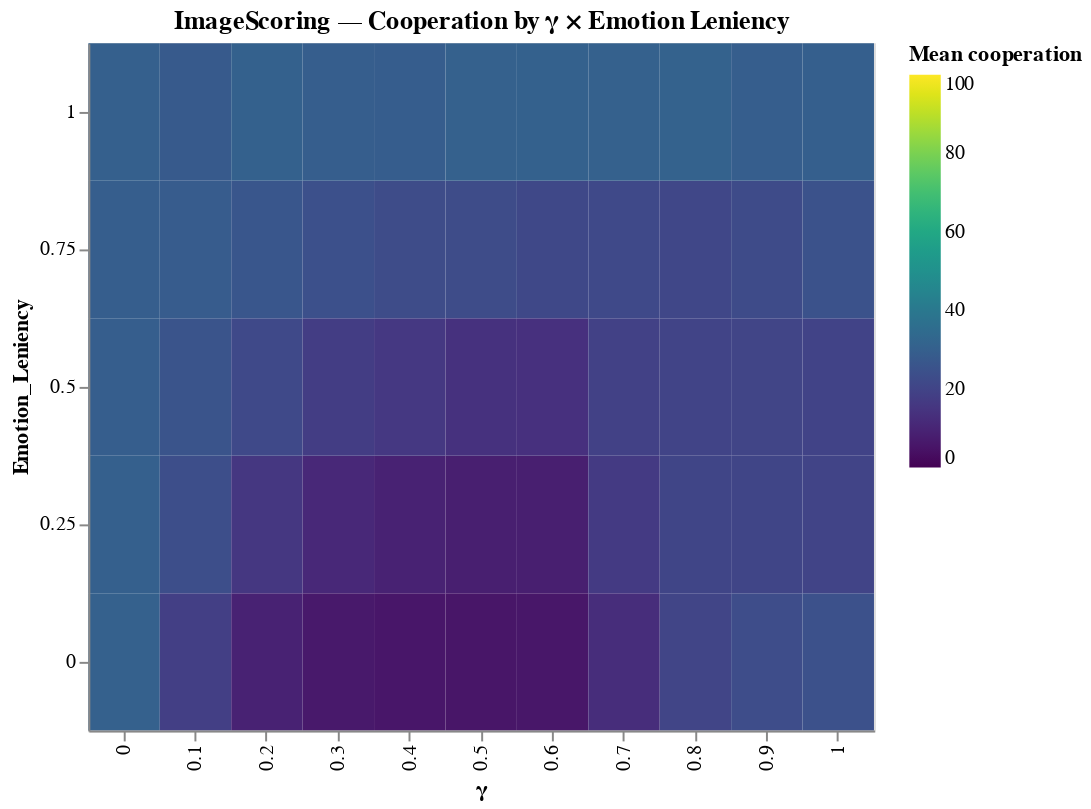

Notebook source saved alongside this figure:
### Code cell
import pandas as pd
import numpy as np
import altair as alt

chosen_norm = "ImageScoring"

# Filter and unify gamma column name
norm_df = merged_df[merged_df.norm == chosen_norm].copy()
if "gamma_center" not in norm_df.columns and "gamma_gaussian_n" in norm_df.columns:
    norm_df = norm_df.rename(columns={"gamma_gaussian_n": "gamma_center"})

# Pre-aggregate: mean/std/count per (gamma, DNF_literals)
agg = (
    norm_df.groupby(["gamma_center", "Emotion_Leniency"], as_index=False)
           .agg(mean_coop=("average_cooperation", "mean"),
                sd_coop=("average_cooperation", "std"),
                n=("variant_id", "nunique"))
)

#agg["Emotion_Leniency"] = agg["Emotion_Leniency"].astype(int)
# If your cooperation is in 0..1 and you prefer %, uncomment:
# agg["mean_coop"] *= 100

heat = alt.Chart(agg).mark_rect().encode(
    x=alt.X("gamma_center:O", title="γ"),
    y=alt.Y("Emotion_Leniency:O", title="Emotion_Leniency", sort="descending"),
    color=alt.Color("mean_coop:Q", title="Mean cooperation",
                    scale=alt.Scale(scheme="viridis", domain=[0,100])),
    tooltip=[
        alt.Tooltip("gamma_center:O", title="γ"),
        alt.Tooltip("Emotion_Leniency:O", title="# literals"),
        alt.Tooltip("mean_coop:Q", title="mean coop", format=".3f"),
        alt.Tooltip("sd_coop:Q", title="std", format=".3f"),
        alt.Tooltip("n:Q", title="# variants")
    ]
).properties(
    width=400, height=350,
    title=f"{chosen_norm} — Cooperation by γ × Emotion Leniency"
)

heat

### Figure 1 — Vega-Lite specification as saved in the notebook (floating-point values rounded to 4 significant figures)
{"config": {"view": {"continuousWidth": 400, "continuousHeight": 300}}, "data": {"name": "data-e21e54db9635ae0a4ebcd33c4046940c"}, "mark": "rect", "encoding": {"color": {"field": "mean_coop", "scale": {"domain": [0, 100], "scheme": "viridis"}, "title": "Mean cooperation", "type": "quantitative"}, "tooltip": [{"field": "gamma_center", "title": "γ", "type": "ordinal"}, {"field": "Emotion_Leniency", "title": "# literals", "type": "ordinal"}, {"field": "mean_coop", "format": ".3f", "title": "mean coop", "type": "quantitative"}, {"field": "sd_coop", "format": ".3f", "title": "std", "type": "quantitative"}, {"field": "n", "title": "# variants", "type": "quantitative"}], "x": {"field": "gamma_center", "title": "γ", "type": "ordinal"}, "y": {"field": "Emotion_Leniency", "sort": "descending", "title": "Emotion_Leniency", "type": "ordinal"}}, "height": 350, "title": "ImageScoring — Cooperation by γ × Emotion Leniency", "width": 400, "$schema": "https://vega.github.io/schema/vega-lite/v4.17.0.json", "datasets": {"data-e21e54db9635ae0a4ebcd33c4046940c": [{"gamma_center": 0.0, "Emotion_Leniency": 0.0, "mean_coop": 30.41, "sd_coop": 6.052, "n": 1}, {"gamma_center": 0.0, "Emotion_Leniency": 0.25, "mean_coop": 30.04, "sd_coop": 6.235, "n": 4}, {"gamma_center": 0.0, "Emotion_Leniency": 0.5, "mean_coop": 29.46, "sd_coop": 6.234, "n": 6}, {"gamma_center": 0.0, "Emotion_Leniency": 0.75, "mean_coop": 29.46, "sd_coop": 5.979, "n": 4}, {"gamma_center": 0.0, "Emotion_Leniency": 1.0, "mean_coop": 30.19, "sd_coop": 6.514, "n": 1}, {"gamma_center": 0.1, "Emotion_Leniency": 0.0, "mean_coop": 18.32, "sd_coop": 5.585, "n": 1}, {"gamma_center": 0.1, "Emotion_Leniency": 0.25, "mean_coop": 23.44, "sd_coop": 7.2, "n": 4}, {"gamma_center": 0.1, "Emotion_Leniency": 0.5, "mean_coop": 25.7, "sd_coop": 7.423, "n": 6}, {"gamma_center": 0.1, "Emotion_Leniency": 0.75, "mean_coop": 28.58, "sd_coop": 7.449, "n": 4}, {"gamma_center": 0.1, "Emotion_Leniency": 1.0, "mean_coop": 27.97, "sd_coop": 6.457, "n": 1}, {"gamma_center": 0.2, "Emotion_Leniency": 0.0, "mean_coop": 9.149, "sd_coop": 2.501, "n": 1}, {"gamma_center": 0.2, "Emotion_Leniency": 0.25, "mean_coop": 15.67, "sd_coop": 7.945, "n": 4}, {"gamma_center": 0.2, "Emotion_Leniency": 0.5, "mean_coop": 21.68, "sd_coop": 9.669, "n": 6}, {"gamma_center": 0.2, "Emotion_Leniency": 0.75, "mean_coop": 26.6, "sd_coop": 9.216, "n": 4}, {"gamma_center": 0.2, "Emotion_Leniency": 1.0, "mean_coop": 30.59, "sd_coop": 5.752, "n": 1}, {"gamma_center": 0.3, "Emotion_Leniency": 0.0, "mean_coop": 6.371, "sd_coop": 1.277, "n": 1}, {"gamma_center": 0.3, "Emotion_Leniency": 0.25, "mean_coop": 11.1, "sd_coop": 6.425, "n": 4}, {"gamma_center": 0.3, "Emotion_Leniency": 0.5, "mean_coop": 17.75, "sd_coop": 10.13, "n": 6}, {"gamma_center": 0.3, "Emotion_Leniency": 0.75, "mean_coop": 24.24, "sd_coop": 9.368, "n": 4}, {"gamma_center": 0.3, "Emotion_Leniency": 1.0, "mean_coop": 29.2, "sd_coop": 5.881, "n": 1}, {"gamma_center": 0.4, "Emotion_Leniency": 0.0, "mean_coop": 5.687, "sd_coop": 0.5551, "n": 1}, {"gamma_center": 0.4, "Emotion_Leniency": 0.25, "mean_coop": 9.105, "sd_coop": 5.375, "n": 4}, {"gamma_center": 0.4, "Emotion_Leniency": 0.5, "mean_coop": 15.92, "sd_coop": 10.13, "n": 6}, {"gamma_center": 0.4, "Emotion_Leniency": 0.75, "mean_coop": 22.56, "sd_coop": 10.42, "n": 4}, {"gamma_center": 0.4, "Emotion_Leniency": 1.0, "mean_coop": 29.08, "sd_coop": 6.174, "n": 1}, {"gamma_center": 0.5, "Emotion_Leniency": 0.0, "mean_coop": 5.553, "sd_coop": 0.4325, "n": 1}, {"gamma_center": 0.5, "Emotion_Leniency": 0.25, "mean_coop": 8.271, "sd_coop": 4.817, "n": 4}, {"gamma_center": 0.5, "Emotion_Leniency": 0.5, "mean_coop": 13.92, "sd_coop": 9.378, "n": 6}, {"gamma_center": 0.5, "Emotion_Leniency": 0.75, "mean_coop": 22.61, "sd_coop": 12.45, "n": 4}, {"gamma_center": 0.5, "Emotion_Leniency": 1.0, "mean_coop": 30.23, "sd_coop": 5.711, "n": 1}, {"gamma_center": 0.6, "Emotion_Leniency": 0.0, "mean_coop": 5.817, "sd_coop": 0.425, "n": 1}, {"gamma_center": 0.6, "Emotion_Leniency": 0.25, "mean_coop": 8.137, "sd_coop": 4.595, "n": 4}, {"gamma_center": 0.6, "Emotion_Leniency": 0.5, "mean_coop": 13.67, "sd_coop": 10.66, "n": 6}, {"gamma_center": 0.6, "Emotion_Leniency": 0.75, "mean_coop": 21.37, "sd_coop": 12.17, "n": 4}, {"gamma_center": 0.6, "Emotion_Leniency": 1.0, "mean_coop": 30.52, "sd_coop": 6.729, "n": 1}, {"gamma_center": 0.7, "Emotion_Leniency": 0.0, "mean_coop": 12.61, "sd_coop": 2.534, "n": 1}, {"gamma_center": 0.7, "Emotion_Leniency": 0.25, "mean_coop": 16.8, "sd_coop": 13.63, "n": 4}, {"gamma_center": 0.7, "Emotion_Leniency": 0.5, "mean_coop": 19.03, "sd_coop": 16.25, "n": 6}, {"gamma_center": 0.7, "Emotion_Leniency": 0.75, "mean_coop": 21.83, "sd_coop": 14.47, "n": 4}, {"gamma_center": 0.7, "Emotion_Leniency": 1.0, "mean_coop": 30.4, "sd_coop": 7.226, "n": 1}, {"gamma_center": 0.8, "Emotion_Leniency": 0.0, "mean_coop": 20.27, "sd_coop": 2.504, "n": 1}, {"gamma_center": 0.8, "Emotion_Leniency": 0.25, "mean_coop": 20.47, "sd_coop": 16.89, "n": 4}, {"gamma_center": 0.8, "Emotion_Leniency": 0.5, "mean_coop": 19.83, "sd_coop": 17.3, "n": 6}, {"gamma_center": 0.8, "Emotion_Leniency": 0.75, "mean_coop": 20.88, "sd_coop": 14.52, "n": 4}, {"gamma_center": 0.8, "Emotion_Leniency": 1.0, "mean_coop": 30.93, "sd_coop": 6.925, "n": 1}, {"gamma_center": 0.9, "Emotion_Leniency": 0.0, "mean_coop": 22.92, "sd_coop": 2.614, "n": 1}, {"gamma_center": 0.9, "Emotion_Leniency": 0.25, "mean_coop": 20.45, "sd_coop": 16.29, "n": 4}, {"gamma_center": 0.9, "Emotion_Leniency": 0.5, "mean_coop": 20.33, "sd_coop": 19.35, "n": 6}, {"gamma_center": 0.9, "Emotion_Leniency": 0.75, "mean_coop": 22.38, "sd_coop": 16.59, "n": 4}, {"gamma_center": 0.9, "Emotion_Leniency": 1.0, "mean_coop": 29.3, "sd_coop": 5.703, "n": 1}, {"gamma_center": 1.0, "Emotion_Leniency": 0.0, "mean_coop": 24.4, "sd_coop": 2.534, "n": 1}, {"gamma_center": 1.0, "Emotion_Leniency": 0.25, "mean_coop": 19.93, "sd_coop": 15.58, "n": 4}, {"gamma_center": 1.0, "Emotion_Leniency": 0.5, "mean_coop": 19.77, "sd_coop": 18.61, "n": 6}, {"gamma_center": 1.0, "Emotion_Leniency": 0.75, "mean_coop": 24.93, "sd_coop": 19.65, "n": 4}, {"gamma_center": 1.0, "Emotion_Leniency": 1.0, "mean_coop": 29.79, "sd_coop": 7.249, "n": 1}]}}
